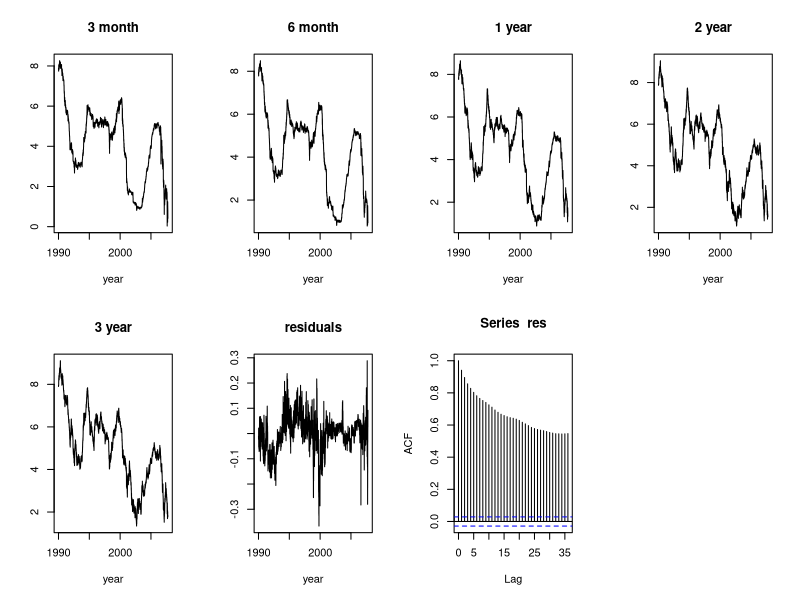

R code for this plot:
library(forecast)
library(tseries)
library(urca)
yieldDat = read.table("treasury_yields.txt",header=T)
dat = as.matrix(yieldDat[,3:7])
year = seq(1990,2008-1/4,length=4714)

res = residuals(lm(dat[,3]~dat[,1]+dat[,2]+dat[,4]+dat[,4]))
postscript("yieldsCointegration.ps",width=6,height=4)
par(mfrow=c(2,4))
plot(year,dat[,1],type="l",ylab="",main="3 month")
plot(year,dat[,2],type="l",ylab="",main="6 month")
plot(year,dat[,3],type="l",ylab="",main="1 year")
plot(year,dat[,4],type="l",ylab="",main="2 year")
plot(year,dat[,5],type="l",ylab="",main="3 year")
plot(year,res,type="l",ylab="",main="residuals")
acf(res)
graphics.off()

po.test(dat[,c(3,1,2,4,5)])


options(digits=3)
summary(ca.jo(dat))
